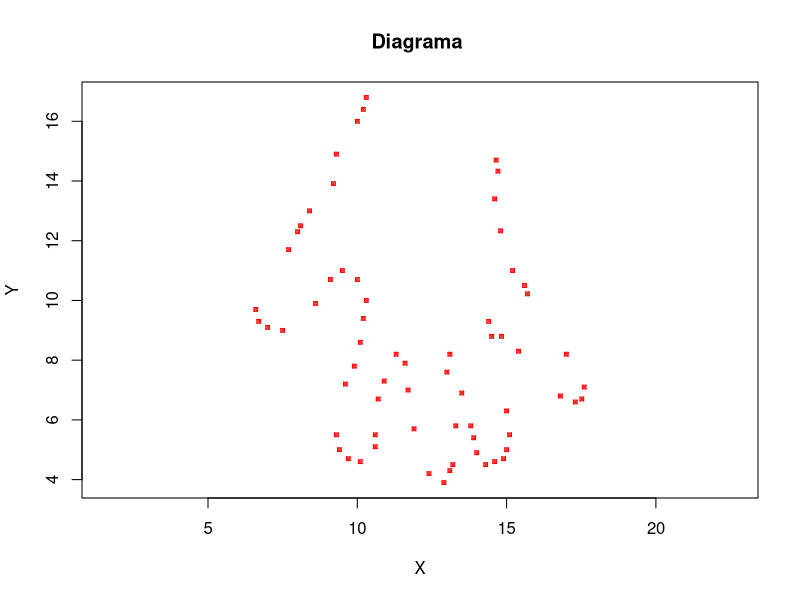
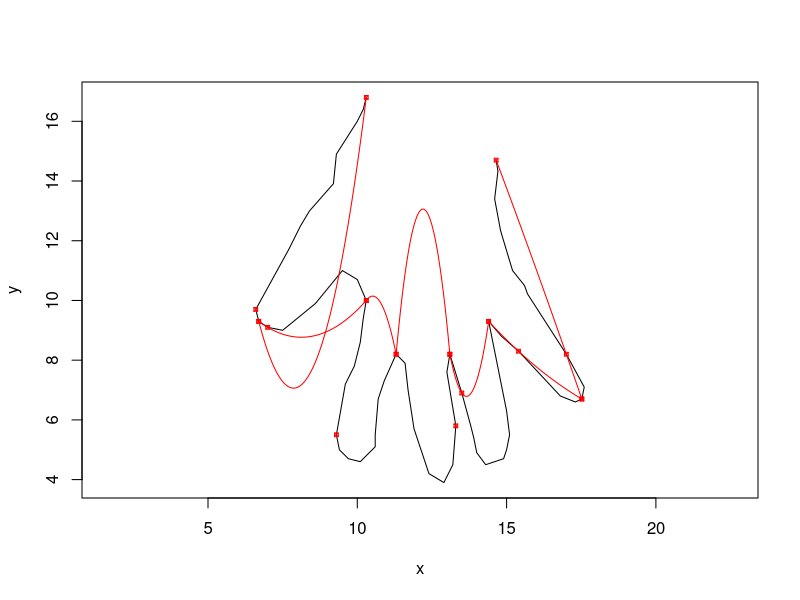
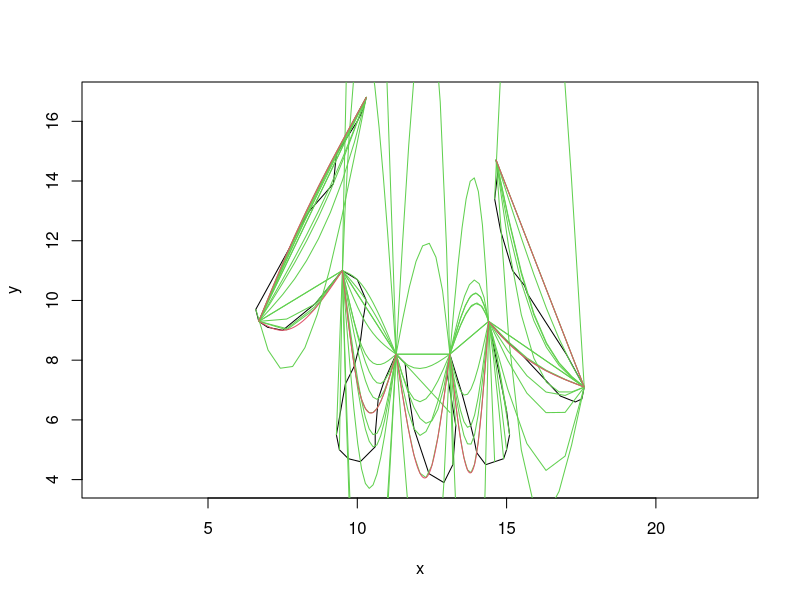
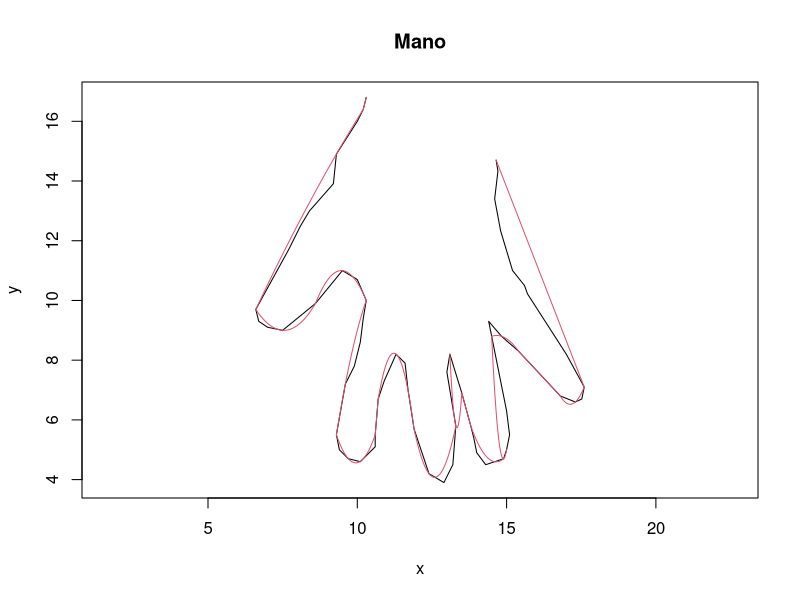
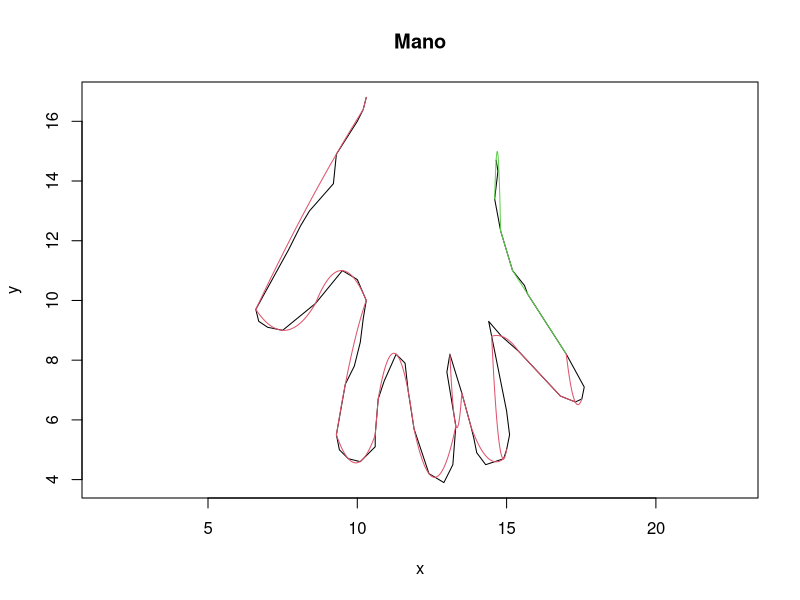
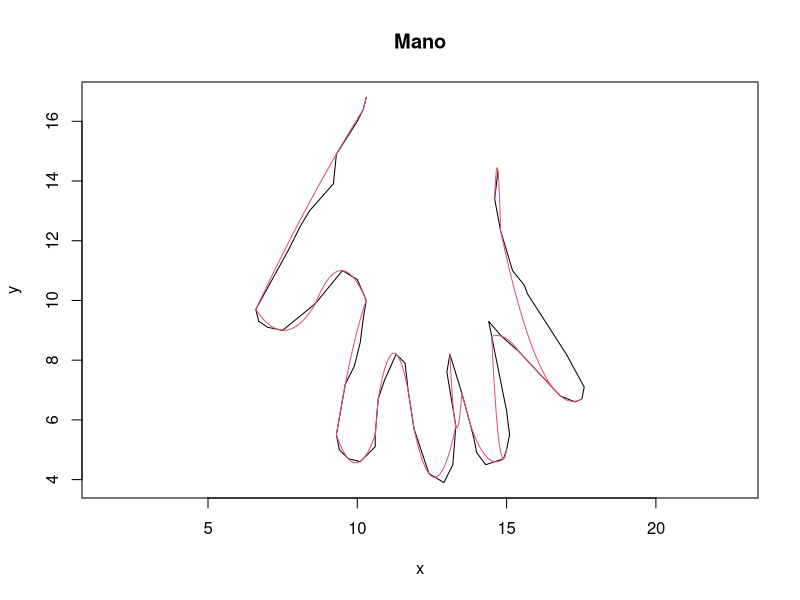

Source code (R) for these figures, in order:
## ---- chunk 1
x=c(14.65, 14.71, 14.6, 14.8, 15.2, 15.6, 15.7, 17.0, 17.6, 17.52, 17.3, 16.8, 15.4, 14.83, 14.4, 14.5, 15.0, 15.1, 15.0, 14.9, 14.6, 14.3, 14.0, 13.9, 13.8, 13.5, 13.1, 13.0, 13.3, 13.2, 13.1, 12.9, 12.4, 11.9, 11.7, 11.6, 11.3, 10.9, 10.7, 10.6, 10.6, 10.1, 9.7, 9.4, 9.3, 9.6, 9.9, 10.1, 10.2, 10.3, 9.10, 8.6, 7.5, 7.0, 6.7, 6.6, 7.70, 8.00, 8.10, 8.40,9.20, 9.30, 10, 10.2, 10.3, 10.0, 9.50)                                                                                                       
y=c(14.7, 14.33, 13.4, 12.33, 11.0, 10.5, 10.22, 8.20, 7.10, 6.70, 6.60, 6.80, 8.30, 8.80, 9.30, 8.80, 6.30, 5.50, 5.00, 4.70, 4.60, 4.50, 4.90, 5.40, 5.80, 6.90, 8.20, 7.60, 5.80, 4.50, 4.30, 3.90, 4.20, 5.70, 7.00, 7.90, 8.20, 7.30, 6.70, 5.50, 5.10, 4.60, 4.7, 5.0, 5.5, 7.2, 7.8, 8.60, 9.40, 10.0, 10.7, 9.9, 9.0, 9.1, 9.3, 9.7, 11.7, 12.3, 12.5, 13.0,13.91, 14.9, 16, 16.4, 16.8, 10.7, 11.0)

## ---- chunk 2
length(x)
plot(x,y, pch=7, cex=0.5, col = "red", asp=1,xlab="X", ylab="Y", main="Diagrama ")
## ---- chunk 3
x = c(14.65, 14.71, 14.6, 14.8, 15.2, 15.6, 15.7, 17.0, 17.6, 17.52, 17.3, 
  16.8, 15.4, 14.83, 14.4, 14.5, 
  15.0, 15.1, 15.0, 14.9, 14.6, 14.3, 14.0, 13.9, 13.8, 13.5, 13.1, 13.0, 
  13.3, 13.2, 13.1, 12.9, 12.4, 11.9, 11.7, 11.6, 11.3, 10.9, 
  10.7, 10.6, 10.6, 10.1, 9.7, 9.4, 9.3, 9.6, 9.9, 10.1, 10.2, 10.3,  10.0, 9.5, 
  8.6, 7.5, 7.0, 6.7, 6.6, 7.7, 
  8.0, 8.1, 8.4, 9.2, 9.3, 10, 10.2, 10.3)

y = c(14.7, 14.33, 13.4, 12.33, 11.0, 10.5, 10.22, 8.2, 7.1, 6.7, 6.6, 
  6.8, 8.3, 8.8, 9.3, 8.8, 
  6.3, 5.5, 5.0, 4.7, 4.6, 4.5, 4.9, 5.4, 5.8, 6.9, 8.2, 7.6, 
  5.8, 4.5, 4.3, 3.9, 4.2, 5.7, 7.0, 7.9, 8.2, 7.3, 
  6.7, 5.5, 5.1, 4.6, 4.7, 5.0, 5.5, 7.2, 7.8, 8.6, 9.4, 10.0,  10.7, 11.0, 
  9.9, 9.0, 9.1, 9.3, 9.7, 11.7, 
  12.3, 12.5, 13.0, 13.91, 14.9, 16, 16.4, 16.8)
## ---- chunk 4
rm(list=ls())

graf <- function(arr1,arr2, color)
{
  points(arr1,arr2, pch=7, cex=0.5, col = color, asp=1,xlab="X", ylab="Y", main="Diagrama ")
}

lagrange<- function(eval, lis, lisy )
{
  ret1 <- ( eval - lis[2] ) / ( lis[1] - lis[2] ) * ( eval - lis[3] ) / ( lis[1] - lis[3] ) * lisy[1]
  
  ret2 <- ( eval - lis[1] ) / ( lis[2] - lis[1] ) * ( eval - lis[3] ) / ( lis[2] - lis[3] ) * lisy[2]
  
  ret3 <- ( eval - lis[1] ) / ( lis[3] - lis[1] ) * ( eval - lis[2] ) / ( lis[3] - lis[2] ) * lisy[3]
  
  return (ret1 + ret2 + ret3)
}

lag<- function(eval, lis, lisy )
{ 
  tot <- 0
  for( j in 1:(length(lis) ) )
  {
    val <- lisy[j]
    for( i in 1:length(lis)  )
    {
      if ( i != j)
      {
        nn <- ( eval - lis[i] ) / ( lis[j] - lis[i] )
        val <- val * nn
      }
    }
    tot <- tot + val
  }
  return(tot)
}

# esto, dada una lista, encuentra los 3 mejores puntos para lagrange, tomando los dos extremos y alguno intermedio
findMin <- function(lisx, lisy, liminf, limsup)
{
  print("------------------------------------------------------")
  print(lisx)
  cat(liminf,"  ",limsup,"\n")
  print(lisx[liminf:limsup])
  errmin <- 0
  pt <- 0
  prim <- TRUE
  for( i in liminf:limsup) ## se evitan los dos extremos
  {
    
    cat("-----------------------\n")
    
    valx <- lisx[liminf]
    valx <- c(valx, lisx[i])
    valx <- c(valx, lisx[limsup] )
    
    valy <- lisy[liminf]
    valy <- c(valy,lisy[i])
    valy <- c(valy, lisy[limsup] )
    
    sumerr <- 0    
    for( j in liminf:limsup )
    {
      sumerr <- sumerr + abs( lagrange(lisx[j],valx , valy ) - lisx[j])
    }
    
    cat(i," en pos ", sumerr,"\n")
    
    if ( !is.nan(sumerr) && ( prim || sumerr < errmin ) )
    {
      errmin = sumerr
      print(errmin)
      sumerr = 2
      print(errmin)
      pt = i 
      prim = FALSE
    }
    
    
  }
  cat ("final : ",errmin ,"    ",pt,"\n")
  print("datos : ")
  nx = c(lisx[liminf], lisx[pt] , lisx[limsup]  )
  ny = c(lisy[liminf], lisy[pt] , lisy[limsup]  )
  
  valx <- lisx[liminf]
  valx <- c(valx, lisx[pt])
  valx <- c(valx, lisx[limsup] )
  
  valy <- lisy[liminf]
  valy <- c(valy,lisy[pt])
  valy <- c(valy, lisy[limsup] )

  eqn = function(eval){ lagrange(eval,nx , ny ) }
  graf(nx,ny,"red")
  
  
  eqn = function(eval){ lagrange(eval,nx , ny ) }
  
  curve(eqn, from=lisx[liminf], to=lisx[limsup],add=TRUE, col = "red")
  
}


# reorganizacion de datos 
x = c(14.65, 14.71, 14.6, 14.8, 15.2, 15.6, 15.7, 17.0, 17.6, 17.52, 17.3, 
  16.8, 15.4, 14.83, 14.4, 14.5, 
  15.0, 15.1, 15.0, 14.9, 14.6, 14.3, 14.0, 13.9, 13.8, 13.5, 13.1, 13.0, 
  13.3, 13.2, 13.1, 12.9, 12.4, 11.9, 11.7, 11.6, 11.3, 10.9, 
  10.7, 10.6, 10.6, 10.1, 9.7, 9.4, 9.3, 9.6, 9.9, 10.1, 10.2, 10.3,  10.0, 9.5, 
  8.6, 7.5, 7.0, 6.7, 6.6, 7.7, 
  8.0, 8.1, 8.4, 9.2, 9.3, 10, 10.2, 10.3)

y = c(14.7, 14.33, 13.4, 12.33, 11.0, 10.5, 10.22, 8.2, 7.1, 6.7, 6.6, 
  6.8, 8.3, 8.8, 9.3, 8.8, 
  6.3, 5.5, 5.0, 4.7, 4.6, 4.5, 4.9, 5.4, 5.8, 6.9, 8.2, 7.6, 
  5.8, 4.5, 4.3, 3.9, 4.2, 5.7, 7.0, 7.9, 8.2, 7.3, 
  6.7, 5.5, 5.1, 4.6, 4.7, 5.0, 5.5, 7.2, 7.8, 8.6, 9.4, 10.0,  10.7, 11.0, 
  9.9, 9.0, 9.1, 9.3, 9.7, 11.7, 
  12.3, 12.5, 13.0, 13.91, 14.9, 16, 16.4, 16.8)

plot(x,y,type="l",asp=1)
## de cada uno de estos cortes deberian terminar quedando unos 3 puntos 
c1 = 10
c2 = 15
c3 = 27
c4 = 37
c5 = 50
c6 = 56
c7 = length(x)

print("1")
findMin(x,y,1,c1)
print("2")
(findMin(x,y,c1,c2) )
print("3")
(findMin(x,y,c2,c3) )
print("4")
(findMin(x,y,c3,c4) ) 
print("5")
(findMin(x,y,c4,c5) )
print("6")
(findMin(x,y,c5,c6) )
print("7")
(findMin(x,y,c6,c7) )
print("8")

## ---- chunk 5
rm(list=ls())

graf <- function(arr1,arr2, color)
{
  points(arr1,arr2, pch=7, cex=0.5, col = color, asp=1,xlab="X", ylab="Y", main="Diagrama ")
}

lagrange<- function(eval, lis, lisy )
{
  ret1 <- ( eval - lis[2] ) / ( lis[1] - lis[2] ) * ( eval - lis[3] ) / ( lis[1] - lis[3] ) * lisy[1]
  
  ret2 <- ( eval - lis[1] ) / ( lis[2] - lis[1] ) * ( eval - lis[3] ) / ( lis[2] - lis[3] ) * lisy[2]
  
  ret3 <- ( eval - lis[1] ) / ( lis[3] - lis[1] ) * ( eval - lis[2] ) / ( lis[3] - lis[2] ) * lisy[3]
  
  return (ret1 + ret2 + ret3)
}

lag<- function(eval, lis, lisy )
{ 
  tot <- 0
  for( j in 1:(length(lis) ) )
  {
    val <- lisy[j]
    for( i in 1:length(lis)  )
    {
      if ( i != j)
      {
        nn <- ( eval - lis[i] ) / ( lis[j] - lis[i] )
        val <- val * nn
      }
    }
    tot <- tot + val
  }
  return(tot)
}

# esto, dada una lista, encuentra los 3 mejores puntos para lagrange, tomando los dos extremos y alguno intermedio
findMin <- function(lisx, lisy, liminf, limsup)
{
  print("------------------------------------------------------")
  print(lisx)
  cat(liminf,"  ",limsup,"\n")
  print(lisx[liminf:limsup])
  errmin <- 0
  pt <- 0
  prim <- TRUE
  
  metodo <- "natural"
  for( i in liminf:limsup) ## se evitan los dos extremos
  {
    cat("-----------------------\n")
    
    valx <- lisx[liminf]
    valx <- c(valx, lisx[i])
    valx <- c(valx, lisx[limsup] )
    
    valy <- lisy[liminf]
    valy <- c(valy,lisy[i])
    valy <- c(valy, lisy[limsup] )
    
    nx = c( lisx[liminf], lisx[pt] , lisx[limsup]  )
    ny = c( lisy[liminf], lisy[pt] , lisy[limsup]  )
    
    sumerr <- 0    
    
    ttam <- limsup - liminf
    print(valx)
    print(valy)
    ret <- (spline(valx, valy, n = ttam ,method = metodo) )
    
    lines(spline(valx, valy, n = ttam, method = metodo), col = 3)
    
    rx <- ret$x
    ry <- ret$y
    
    for( j in 1:ttam )
    {
      sumerr <- sumerr + abs( lisy[liminf + j] -  ry[j] ) 
    }
    if ( !is.nan(sumerr) && ( prim || sumerr < errmin ) )
    {
      errmin = sumerr
      sumerr = 2
      pt = i 
      prim = FALSE
    }
  }
  cat ("final : ",errmin ,"    ",pt,"\n")
  
  nx = c( lisx[liminf], lisx[pt] , lisx[limsup]  )
  ny = c( lisy[liminf], lisy[pt] , lisy[limsup]  )
  lines(spline(nx, ny, n = 201,method = metodo), col = 2)
}

# reorganizacion de datos 
x = c(14.65, 14.71, 14.6, 14.8, 15.2, 15.6, 15.7, 17.0, 17.6, 17.52, 17.3, 
  16.8, 15.4, 14.83, 14.4, 14.5, 
  15.0, 15.1, 15.0, 14.9, 14.6, 14.3, 14.0, 13.9, 13.8, 13.5, 13.1, 13.0, 
  13.3, 13.2, 13.1, 12.9, 12.4, 11.9, 11.7, 11.6, 11.3, 10.9, 
  10.7, 10.6, 10.6, 10.1, 9.7, 9.4, 9.3, 9.6, 9.9, 10.1, 10.2, 10.3,  10.0, 9.5, 
  8.6, 7.5, 7.0, 6.7, 6.6, 7.7, 
  8.0, 8.1, 8.4, 9.2, 9.3, 10, 10.2, 10.3)

y = c(14.7, 14.33, 13.4, 12.33, 11.0, 10.5, 10.22, 8.2, 7.1, 6.7, 6.6, 
  6.8, 8.3, 8.8, 9.3, 8.8, 
  6.3, 5.5, 5.0, 4.7, 4.6, 4.5, 4.9, 5.4, 5.8, 6.9, 8.2, 7.6, 
  5.8, 4.5, 4.3, 3.9, 4.2, 5.7, 7.0, 7.9, 8.2, 7.3, 
  6.7, 5.5, 5.1, 4.6, 4.7, 5.0, 5.5, 7.2, 7.8, 8.6, 9.4, 10.0,  10.7, 11.0, 
  9.9, 9.0, 9.1, 9.3, 9.7, 11.7, 
  12.3, 12.5, 13.0, 13.91, 14.9, 16, 16.4, 16.8)


plot(x,y,type="l",asp=1)
## de cada uno de estos cortes deberian terminar quedando unos 3 puntos 
c1 = 9
c2 = 15
c3 = 27
c4 = 37
c5 = 52
c6 = 56
c7 = length(x)

print("1")
findMin(x,y,1,c1)
print("2")
(findMin(x,y,c1,c2) )
print("3")
(findMin(x,y,c2,c3) )
print("4")
(findMin(x,y,c3,c4) ) 
print("5")
(findMin(x,y,c4,c5) )
print("6")
(findMin(x,y,c5,c6) )
print("7")
(findMin(x,y,c6,c7) )
print("8")

## ---- chunk 6
rm(list=ls())

metodo <- "fmm"  # metodos : ("fmm","natural","periodic") 

graf <- function(arr1,arr2, color)
{
  points(arr1,arr2, pch=7, cex=0.5, col = color, asp=1,xlab="X", ylab="Y", main="Diagrama ")
}

# esto, dada una lista, encuentra los 3 mejores puntos para lagrange, tomando los dos extremos y alguno intermedio
findMin <- function(lisx, lisy, liminf, limsup)
{
  errmin <- 0
  pt     <- 0
  prim   <- TRUE
  intersec  <- 0
  bstintrsc <- 0
  
  for( i in liminf:limsup)
  {
    valx <-          lisx[liminf]
    valx <- c( valx, lisx[i] )
    valx <- c( valx, lisx[limsup] )
    
    valy <-          lisy[liminf]
    valy <- c( valy, lisy[i] )
    valy <- c( valy, lisy[limsup] )
    
    sumerr <- 0    
    
    ttam <- limsup - liminf
    ret  <- spline( valx , valy , n = ttam , method = metodo)
    ry   <- ret$y
    
    intersec <- 0
    
    #lines(spline(valx, valy, n = ttam, method = metodo), col = 3)
    
    for( j in 1:ttam )
    {
      if (lisy[ liminf + j ] ==  ry[ j ])
      {
        intersec <- intersec + 1
        #cat (lisy[ liminf + j ]  ,"-----",  ry[ j ],"\n")
      }
      sumerr <- sumerr + abs( lisy[ liminf + j ] -  ry[ j ] ) 
    }
    if ( !is.nan( sumerr ) && ( prim || sumerr < errmin ) )
    {
      errmin <- sumerr
      pt     <- i 
      prim   <- FALSE
      bstintrsc <- intersec
    }
  }
  #cat("best intersectioon : " , bstintrsc," \n")
  #cat ("final : ",errmin ,"    ",pt,"\n")
  return( c(pt,errmin,bstintrsc) )
}

puntos <- function(x,y)
{
  totintersect <- 0
  increm <- 1.4
  errorinicial  <- 1
  erroraceptado <- errorinicial
  puntos <- c(1)
  top    <- 1 
  min    <- c(Inf,Inf,Inf,Inf,Inf)# de, medio , hasta, valor, puntos intersectantes 
  i      <- 3
  prim   <- TRUE
  len    <- 0 # longitud del tramo actual 
  
  while ( top != length(x) )
  {
    if ( i - top >= 1)
    {
      ret <- findMin(x,y,top,i) 
      
      if ( abs(min[4] - ret[2]) <= erroraceptado || prim) # si se encuentran otros valores que minimicen el error, se guardan. o si es el primer valor revisado
      {
        min <- c( top ,ret[1], i, ret[2],ret[3])
        prim = FALSE
        erroraceptado <- erroraceptado + increm*(len/length(x)) # para darle mas 
        len <- 1 # se reinicia la longitud actual 
      }
      else
      {
        len <- len + 1 # aumenta la longitud del tramo actual
      }
      
      if ( i >= length(x) )
      {
        nx <- c( x[ min[1] ], x[ min[2] ] , x[ min[3] ] )
        ny <- c( y[ min[1] ], y[ min[2] ] , y[ min[3] ] )
        lines(spline(nx, ny, n = 200, method = metodo ), col = 2)
        
        erroraceptado <- errorinicial # reiniciar el error aceptado
        
        cat("desde : ",min[1],"\tpunto medio : ",min[2], "\thasta : ",min[3], "\tpuntos intersectantes : ",min[5],"\terror segmento : ",min[4],"\n")
        totintersect <- totintersect + min[5]
        if ( min[2] == puntos[ length( puntos ) ] ) 
        {
          puntos <- c( puntos,min[ 3 ] ) # min[1] en teoria es el ultimo de los anteriores, entonces ya esta 
        }
        else
        {
          puntos <- c( puntos,min[ 2:3 ] )
        }
        
        top <- min[3]
        i   <- top
        
        min  <- c(Inf,Inf,Inf,Inf,Inf)# de, medio , hasta, valor, interseccion
        prim <- TRUE
      }
      else 
      {
        i <- i + 1  
      }
    }
    else 
    {
      i <- i + 1  
    }
    
    if ( i >= length(x) ) # por si acaso :v 
    {
      i <- length(x)
    }
  }
  cat("\n\ncantidad : ",length(puntos),"\tindice de Jaccard : ",totintersect/length(x),"\npuntos seleccionados : ",puntos,"\n")
}

# reorganizacion de datos 
x = c(14.65, 14.71, 14.6, 14.8, 15.2, 15.6, 15.7, 17.0, 17.6, 17.52, 17.3, 
  16.8, 15.4, 14.83, 14.4, 14.5, 
  15.0, 15.1, 15.0, 14.9, 14.6, 14.3, 14.0, 13.9, 13.8, 13.5, 13.1, 13.0, 
  13.3, 13.2, 13.1, 12.9, 12.4, 11.9, 11.7, 11.6, 11.3, 10.9, 
  10.7, 10.6, 10.6, 10.1, 9.7, 9.4, 9.3, 9.6, 9.9, 10.1, 10.2, 10.3,  10.0, 9.5, 
  8.6, 7.5, 7.0, 6.7, 6.6, 7.7, 
  8.0, 8.1, 8.4, 9.2, 9.3, 10, 10.2, 10.3)

y = c(14.7, 14.33, 13.4, 12.33, 11.0, 10.5, 10.22, 8.2, 7.1, 6.7, 6.6, 
  6.8, 8.3, 8.8, 9.3, 8.8, 
  6.3, 5.5, 5.0, 4.7, 4.6, 4.5, 4.9, 5.4, 5.8, 6.9, 8.2, 7.6, 
  5.8, 4.5, 4.3, 3.9, 4.2, 5.7, 7.0, 7.9, 8.2, 7.3, 
  6.7, 5.5, 5.1, 4.6, 4.7, 5.0, 5.5, 7.2, 7.8, 8.6, 9.4, 10.0,  10.7, 11.0, 
  9.9, 9.0, 9.1, 9.3, 9.7, 11.7, 
  12.3, 12.5, 13.0, 13.91, 14.9, 16, 16.4, 16.8)


plot(x,y,type="l",asp=1,main="Mano")

puntos(x,y)

## ---- chunk 7

rm(list=ls())

metodo <- "fmm"  # metodos : ("fmm","natural","periodic") 

graf <- function(arr1,arr2, color)
{
  points(arr1,arr2, pch=7, cex=0.5, col = color, asp=1,xlab="X", ylab="Y", main="Diagrama ")
}

# esto, dadas dos listas, encuentra los 3 mejores puntos para spline, tomando los dos extremos y alguno intermedio
findMin <- function(lisx, lisy, liminf, limsup)
{
  errmin <- 0
  pt     <- 0
  prim   <- TRUE
  intersec  <- 0
  bstintrsc <- 0
  
  for( i in liminf:limsup)
  {
    valx <-          lisx[liminf]
    valx <- c( valx, lisx[i] )
    valx <- c( valx, lisx[limsup] )
    
    valy <-          lisy[liminf]
    valy <- c( valy, lisy[i] )
    valy <- c( valy, lisy[limsup] )
    
    sumerr <- 0    
    
    ttam <- limsup - liminf
    ret  <- spline( valx , valy , n = ttam , method = metodo)
    ry   <- ret$y
    
    intersec <- 0
    
    #lines(spline(valx, valy, n = ttam, method = metodo), col = 3)
    
    for( j in 1:ttam )
    {
      if (lisy[ liminf + j ] ==  ry[ j ])
      {
        intersec <- intersec + 1
      }
      sumerr <- sumerr + abs( lisy[ liminf + j ] -  ry[ j ] ) 
    }
    if ( !is.nan( sumerr ) && ( prim || sumerr < errmin ) )
    {
      errmin <- sumerr
      pt     <- i 
      prim   <- FALSE
      bstintrsc <- intersec
    }
  }
  return( c(pt,errmin,bstintrsc) )
}

puntos <- function(x,y)
{
  totintersect <- 0
  increm <- 1.4
  errorinicial   <- 1
  erroraceptado  <- errorinicial
  erroraceptadoy <- errorinicial
  
  min    <- c(Inf,Inf,Inf,Inf,Inf)# de, medio , hasta, valor, puntos intersectantes 
  miny    <- c(Inf,Inf,Inf,Inf,Inf)# de, medio , hasta, valor, puntos intersectantes 
  
  i      <- 1
  puntos <- c(1)
  top    <- 1 
  
  prim   <- TRUE
  len    <- 0 # longitud del tramo actual 
  
  primy   <- TRUE
  leny    <- 0 # longitud del tramo actual 
  
  while ( top != length(x) )
  {
    if ( i - top >= 1)
    {
      ret <- findMin(x,y,top,i) 
      rety <- findMin(y,x,top,i) 
      
      if ( abs(min[4] - ret[2]) <= erroraceptado || prim) # si se encuentran otros valores que minimicen el error, se guardan. o si es el primer valor revisado
      {
        min <- c( top ,ret[1], i, ret[2],ret[3])
        prim = FALSE
        erroraceptado <- erroraceptado + increm*(len/length(x)) # para darle mas 
        len <- 1 # se reinicia la longitud actual 
      }
      else
      {
        len <- len + 1 # aumenta la longitud del tramo actual
      }
      
      if (abs(miny[4] - rety[2]) <= erroraceptadoy || primy) # si se encuentran otros valores que minimicen el error, se guardan. o si es el primer valor revisado
      {
        miny <- c( top ,rety[1], i, rety[2],rety[3])
        primy = FALSE
        erroraceptadoy <- erroraceptadoy + increm*(len/length(x)) # para darle mas 
        leny <- 1 # se reinicia la longitud actual 
      }
      else
      {
        leny <- len + 1 # aumenta la longitud del tramo actual
      }
      
      if ( i >= length(x) )
      {
        #cat ("\n\n\n",min,"      ",miny ,"\n")
        
        if (miny[4] + (leny/length(x)) < min[4])
        {
          cat("y ")
          min <- miny
          color <- 3
        }
        else
        {
          cat("x ")
          color <- 2
        }
        
        nx <- c( x[ min[1] ], x[ min[2] ] , x[ min[3] ] )
        ny <- c( y[ min[1] ], y[ min[2] ] , y[ min[3] ] )
        lines(spline(nx, ny, n = 200, method = metodo ), col = color)
        
        erroraceptado  <- errorinicial # reiniciar el error aceptado
        erroraceptadoy <- errorinicial 
        
        cat("desde : ",min[1],"\tpunto medio : ",min[2], "\thasta : ",min[3], "\tpuntos intersectantes : ",min[5],"\terror segmento : ",min[4],"\n")
        totintersect <- totintersect + min[5]
        if ( min[2] == puntos[ length( puntos ) ] ) 
        {
          puntos <- c( puntos,min[ 3 ] ) # min[1] en teoria es el ultimo de los anteriores, entonces ya esta 
        }
        else
        {
          puntos <- c( puntos,min[ 2:3 ] )
        }
        
        top <- min[3]
        i   <- top
        
        min  <- c(Inf,Inf,Inf,Inf,Inf)# de, medio , hasta, valor, interseccion
        prim <- TRUE
        

        
      }
      else 
      {
        i <- i + 1  
      }
    }
    else 
    {
      i <- i + 1  
    }
    
    if ( i >= length(x) ) # por si acaso :v 
    {
      i <- length(x)
    }
  }
  cat("\n\ncantidad : ",length(puntos),"\tindice de Jaccard : ",totintersect/length(x),"\npuntos seleccionados : ",puntos,"\n")
}


# reorganizacion de datos 
x = c(14.65, 14.71, 14.6, 14.8, 15.2, 15.6, 15.7, 17.0, 17.6, 17.52, 17.3, 
      16.8, 15.4, 14.83, 14.4, 14.5, 
      15.0, 15.1, 15.0, 14.9, 14.6, 14.3, 14.0, 13.9, 13.8, 13.5, 13.1, 13.0, 
      13.3, 13.2, 13.1, 12.9, 12.4, 11.9, 11.7, 11.6, 11.3, 10.9, 
      10.7, 10.6, 10.6, 10.1, 9.7, 9.4, 9.3, 9.6, 9.9, 10.1, 10.2, 10.3,  10.0, 9.5, 
      8.6, 7.5, 7.0, 6.7, 6.6, 7.7, 
      8.0, 8.1, 8.4, 9.2, 9.3, 10, 10.2, 10.3)

y = c(14.7, 14.33, 13.4, 12.33, 11.0, 10.5, 10.22, 8.2, 7.1, 6.7, 6.6, 
      6.8, 8.3, 8.8, 9.3, 8.8, 
      6.3, 5.5, 5.0, 4.7, 4.6, 4.5, 4.9, 5.4, 5.8, 6.9, 8.2, 7.6, 
      5.8, 4.5, 4.3, 3.9, 4.2, 5.7, 7.0, 7.9, 8.2, 7.3, 
      6.7, 5.5, 5.1, 4.6, 4.7, 5.0, 5.5, 7.2, 7.8, 8.6, 9.4, 10.0,  10.7, 11.0, 
      9.9, 9.0, 9.1, 9.3, 9.7, 11.7, 
      12.3, 12.5, 13.0, 13.91, 14.9, 16, 16.4, 16.8)


plot(x,y,type="l",asp=1,main="Mano")

puntos(x,y)
## ---- chunk 8
rm(list=ls())

metodo <- "fmm"  # metodos : ("fmm","natural","periodic") 

graf <- function(arr1,arr2, color)
{
  points(arr1,arr2, pch=7, cex=0.5, col = color, asp=1,xlab="X", ylab="Y", main="Diagrama ")
}

# esto, dada una lista, encuentra los 3 mejores puntos para lagrange, tomando los dos extremos y alguno intermedio
findMin <- function(lisx, lisy, liminf, limsup)
{
  errmin <- 0
  pt     <- 0
  prim   <- TRUE
  intersec  <- 0
  bstintrsc <- 0
  
  for( i in liminf:limsup)
  {
    valx <-          lisx[liminf]
    valx <- c( valx, lisx[i] )
    valx <- c( valx, lisx[limsup] )
    
    valy <-          lisy[liminf]
    valy <- c( valy, lisy[i] )
    valy <- c( valy, lisy[limsup] )
    
    sumerr <- 0    
    
    ttam <- limsup - liminf
    ret  <- spline( valx , valy , n = ttam , method = metodo)
    ry   <- ret$y
    
    intersec <- 0
    
    #lines(spline(valx, valy, n = ttam, method = metodo), col = 3)
    
    for( j in 1:ttam )
    {
      if (lisy[ liminf + j ] ==  ry[ j ])
      {
        intersec <- intersec + 1
        #cat (lisy[ liminf + j ]  ,"-----",  ry[ j ],"\n")
      }
      sumerr <- sumerr + abs( lisy[ liminf + j ] -  ry[ j ] ) 
    }
    if ( !is.nan( sumerr ) && ( prim || sumerr < errmin ) )
    {
      errmin <- sumerr
      pt     <- i 
      prim   <- FALSE
      bstintrsc <- intersec
    }
  }
  return( c(pt,errmin,bstintrsc) )
}

puntos <- function(x,y)
{
  totintersect <- 0
  increm <- 1.4
  errorinicial  <- 1
  erroraceptado <- errorinicial
  puntos <- c(1)
  top    <- 1 
  min    <- c(Inf,Inf,Inf,Inf,Inf)# de, medio , hasta, valor, puntos intersectantes 
  i      <- 3
  prim   <- TRUE
  len    <- 0 # longitud del tramo actual 
  
  while ( top != length(x) )
  {
    if ( i - top >= 1)
    {
      ret <- findMin(x,y,top,i) 
      
      if ( abs(min[4] - ret[2]) <= erroraceptado || prim) # si se encuentran otros valores que minimicen el error, se guardan. o si es el primer valor revisado
      {
        min <- c( top ,ret[1], i, ret[2],ret[3])
        prim = FALSE
        erroraceptado <- erroraceptado + increm*(len/length(x)) # para darle mas 
        len <- 1 # se reinicia la longitud actual 
      }
      else
      {
        len <- len + 1 # aumenta la longitud del tramo actual
      }
      
      if ( i >= length(x) )
      {
        nx <- c( x[ min[1] ], x[ min[2] ] , x[ min[3] ] )
        ny <- c( y[ min[1] ], y[ min[2] ] , y[ min[3] ] )
        lines(spline(nx, ny, n = 200, method = metodo ), col = 2)
        
        erroraceptado <- errorinicial # reiniciar el error aceptado
        
        cat("desde : ",min[1],"\tpunto medio : ",min[2], "\thasta : ",min[3], "\tpuntos intersectantes : ",min[5],"\terror segmento : ",min[4],"\n")
        totintersect <- totintersect + min[5]
        if ( min[2] == puntos[ length( puntos ) ] ) 
        {
          puntos <- c( puntos,min[ 3 ] ) # min[1] en teoria es el ultimo de los anteriores, entonces ya esta 
        }
        else
        {
          puntos <- c( puntos,min[ 2:3 ] )
        }
        
        top <- min[3]
        i   <- top
        
        min  <- c(Inf,Inf,Inf,Inf,Inf)# de, medio , hasta, valor, interseccion
        prim <- TRUE
      }
      else 
      {
        i <- i + 1  
      }
    }
    else 
    {
      i <- i + 1  
    }
    
    if ( i >= length(x) ) # por si acaso :v 
    {
      i <- length(x)
    }
  }
  cat("\n\ncantidad : ",length(puntos),"\tindice de Jaccard : ",totintersect/length(x),"\npuntos seleccionados : ",puntos,"\n")
}

# reorganizacion de datos 
x = c(14.71, 14.6, 14.8, 15.2, 15.6, 15.7, 17.0, 17.6, 17.52, 17.3, 
  16.8, 15.4, 14.83, 14.4, 14.5, 
  15.0, 15.1, 15.0, 14.9, 14.6, 14.3, 14.0, 13.9, 13.8, 13.5, 13.1, 13.0, 
  13.3, 13.2, 13.1, 12.9, 12.4, 11.9, 11.7, 11.6, 11.3, 10.9, 
  10.7, 10.6, 10.6, 10.1, 9.7, 9.4, 9.3, 9.6, 9.9, 10.1, 10.2, 10.3,  10.0, 9.5, 
  8.6, 7.5, 7.0, 6.7, 6.6, 7.7, 
  8.0, 8.1, 8.4, 9.2, 9.3, 10, 10.2, 10.3)

y = c( 14.33, 13.4, 12.33, 11.0, 10.5, 10.22, 8.2, 7.1, 6.7, 6.6, 
  6.8, 8.3, 8.8, 9.3, 8.8, 
  6.3, 5.5, 5.0, 4.7, 4.6, 4.5, 4.9, 5.4, 5.8, 6.9, 8.2, 7.6, 
  5.8, 4.5, 4.3, 3.9, 4.2, 5.7, 7.0, 7.9, 8.2, 7.3, 
  6.7, 5.5, 5.1, 4.6, 4.7, 5.0, 5.5, 7.2, 7.8, 8.6, 9.4, 10.0,  10.7, 11.0, 
  9.9, 9.0, 9.1, 9.3, 9.7, 11.7, 
  12.3, 12.5, 13.0, 13.91, 14.9, 16, 16.4, 16.8)


plot(x,y,type="l",asp=1,main="Mano")

puntos(x,y)
